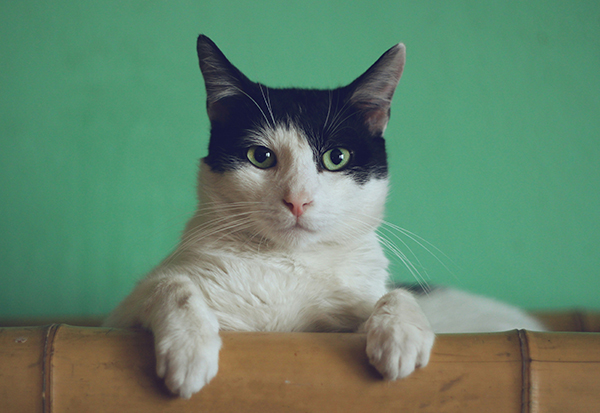
#> input picture Assets/Cat2.jpg, 600 x 413 px, found by its file name
$ python thresholding.py
#> lines starting #> are read from the running program, lines starting #| are printed output that depends on the picture; after the words box and inside, x2 and y2 are one past the last pixel; in counts of white or black regions, pixels touching at a corner belong together
#Thresholding is basically binarizing an image.
#Basically we compare each pixel value with a threshold value
# and if the pixel value is greater than the threshold value, we set it to 255 (white) otherwise we set it to 0 (black).

import cv2 as cv

img = cv.imread('images/cat2.jpg')
#> img is the input picture: shape (413, 600, 3); mean B, G, R 108.4, 133.2, 99.7
#cv.imshow("cat", img)

gray = cv.cvtColor(img, cv.COLOR_BGR2GRAY)
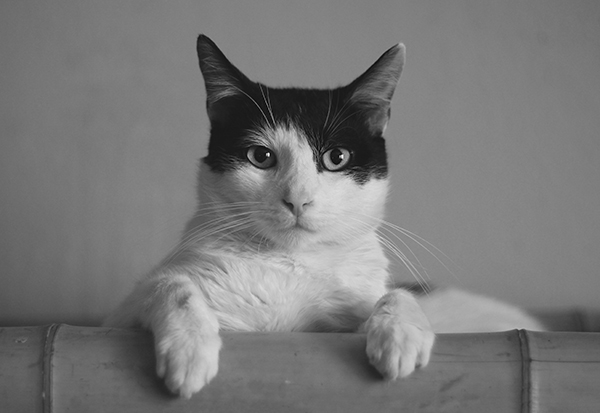
#> gray: shape (413, 600); min 3, max 255, mean 120.4
#cv.imshow("Gray", gray)

# Simple Thresholding
threshold,thresh = cv.threshold(gray,120,255,cv.THRESH_BINARY)  # If pixel value > 120, set to 255 (white), else set to 0 (black)
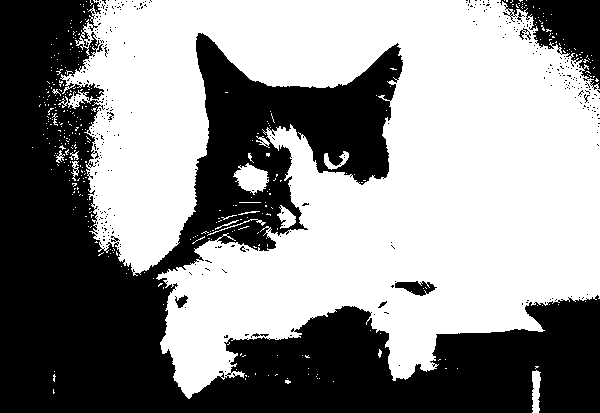
#> thresh: shape (413, 600); 55.6% white; 349 black regions (338 under 20 px), largest, box (x1, y1, x2, y2) and area: (0, 0, 600, 413) 104557, (500, 0, 600, 90) 4125, (395, 281, 437, 296) 362
cv.imshow("Thresholded", thresh)

threshold,thresh_inv = cv.threshold(gray,120,255,cv.THRESH_BINARY_INV)  # Inverse thresholding
cv.imshow("Inverse Thresholded", thresh_inv)

# Adaptive Thresholding
#In adaptive thresholding , the computer calculates the threshold for smaller regions of the image,
# allowing for different thresholds in different areas.
a_thresh = cv.adaptiveThreshold(gray,255,cv.ADAPTIVE_THRESH_MEAN_C,cv.THRESH_BINARY,11,2)  # Mean adaptive thresholding
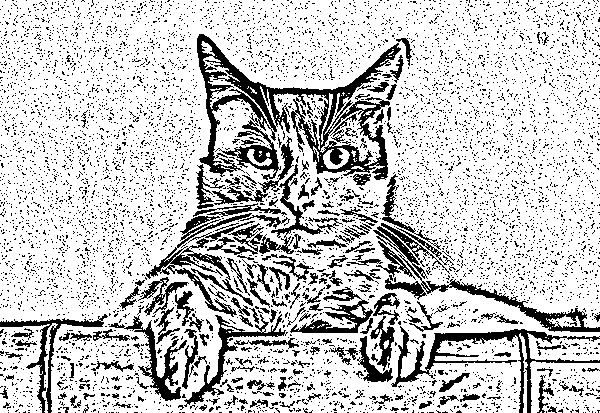
#> a_thresh: shape (413, 600); 78.9% white; 6796 black regions (6593 under 20 px), largest, box (x1, y1, x2, y2) and area: (197, 34, 401, 180) 8167, (391, 326, 600, 413) 2725, (373, 226, 600, 332) 2320
cv.imshow("Adaptive Thresholding", a_thresh)

cv.waitKey(0)
